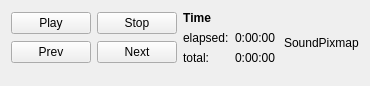
<ui version="4.0" >
 <class>PlaybackWidget</class>
 <widget class="QWidget" name="PlaybackWidget" >
  <property name="geometry" >
   <rect>
    <x>0</x>
    <y>0</y>
    <width>370</width>
    <height>86</height>
   </rect>
  </property>
  <property name="sizePolicy" >
   <sizepolicy vsizetype="Minimum" hsizetype="Minimum" >
    <horstretch>0</horstretch>
    <verstretch>0</verstretch>
   </sizepolicy>
  </property>
  <property name="windowTitle" >
   <string>Form</string>
  </property>
  <layout class="QHBoxLayout" name="horizontalLayout_2" >
   <item>
    <layout class="QVBoxLayout" name="verticalLayout_2" >
     <item>
      <layout class="QHBoxLayout" name="horizontalLayout" >
       <item>
        <layout class="QGridLayout" name="gridLayout" >
         <item row="0" column="0" >
          <widget class="QPushButton" name="m_playButton" >
           <property name="text" >
            <string>Play</string>
           </property>
          </widget>
         </item>
         <item row="0" column="1" >
          <widget class="QPushButton" name="m_stopButton" >
           <property name="text" >
            <string>Stop</string>
           </property>
          </widget>
         </item>
         <item row="1" column="0" >
          <widget class="QPushButton" name="m_prevButton" >
           <property name="text" >
            <string>Prev</string>
           </property>
          </widget>
         </item>
         <item row="1" column="1" >
          <widget class="QPushButton" name="m_nextButton" >
           <property name="text" >
            <string>Next</string>
           </property>
          </widget>
         </item>
        </layout>
       </item>
       <item>
        <layout class="QVBoxLayout" name="verticalLayout" >
         <item>
          <widget class="QLabel" name="label" >
           <property name="font" >
            <font>
             <weight>75</weight>
             <italic>false</italic>
             <bold>true</bold>
             <underline>false</underline>
             <kerning>false</kerning>
            </font>
           </property>
           <property name="text" >
            <string>Time</string>
           </property>
          </widget>
         </item>
         <item>
          <layout class="QGridLayout" name="gridLayout_2" >
           <item row="0" column="0" >
            <widget class="QLabel" name="label_2" >
             <property name="text" >
              <string>elapsed:</string>
             </property>
            </widget>
           </item>
           <item row="0" column="1" >
            <widget class="QLabel" name="m_elapsedTimeLabel" >
             <property name="text" >
              <string>0:00:00</string>
             </property>
            </widget>
           </item>
           <item row="1" column="0" >
            <widget class="QLabel" name="label_3" >
             <property name="text" >
              <string>total:</string>
             </property>
            </widget>
           </item>
           <item row="1" column="1" >
            <widget class="QLabel" name="m_totalTimeLabel" >
             <property name="text" >
              <string>0:00:00</string>
             </property>
            </widget>
           </item>
          </layout>
         </item>
        </layout>
       </item>
      </layout>
     </item>
     <item>
      <widget class="Phonon::VolumeSlider" native="1" name="m_volumeSlider" >
       <property name="sizePolicy" >
        <sizepolicy vsizetype="Preferred" hsizetype="Expanding" >
         <horstretch>0</horstretch>
         <verstretch>0</verstretch>
        </sizepolicy>
       </property>
       <property name="maximum" stdset="0" >
        <number>100</number>
       </property>
      </widget>
     </item>
    </layout>
   </item>
   <item>
    <widget class="QLabel" name="m_soundLabel" >
     <property name="text" >
      <string>SoundPixmap</string>
     </property>
    </widget>
   </item>
  </layout>
 </widget>
 <customwidgets>
  <customwidget>
   <class>Phonon::VolumeSlider</class>
   <extends>QWidget</extends>
   <header location="global" >Phonon/VolumeSlider</header>
   <container>1</container>
  </customwidget>
 </customwidgets>
 <resources/>
 <connections/>
</ui>
